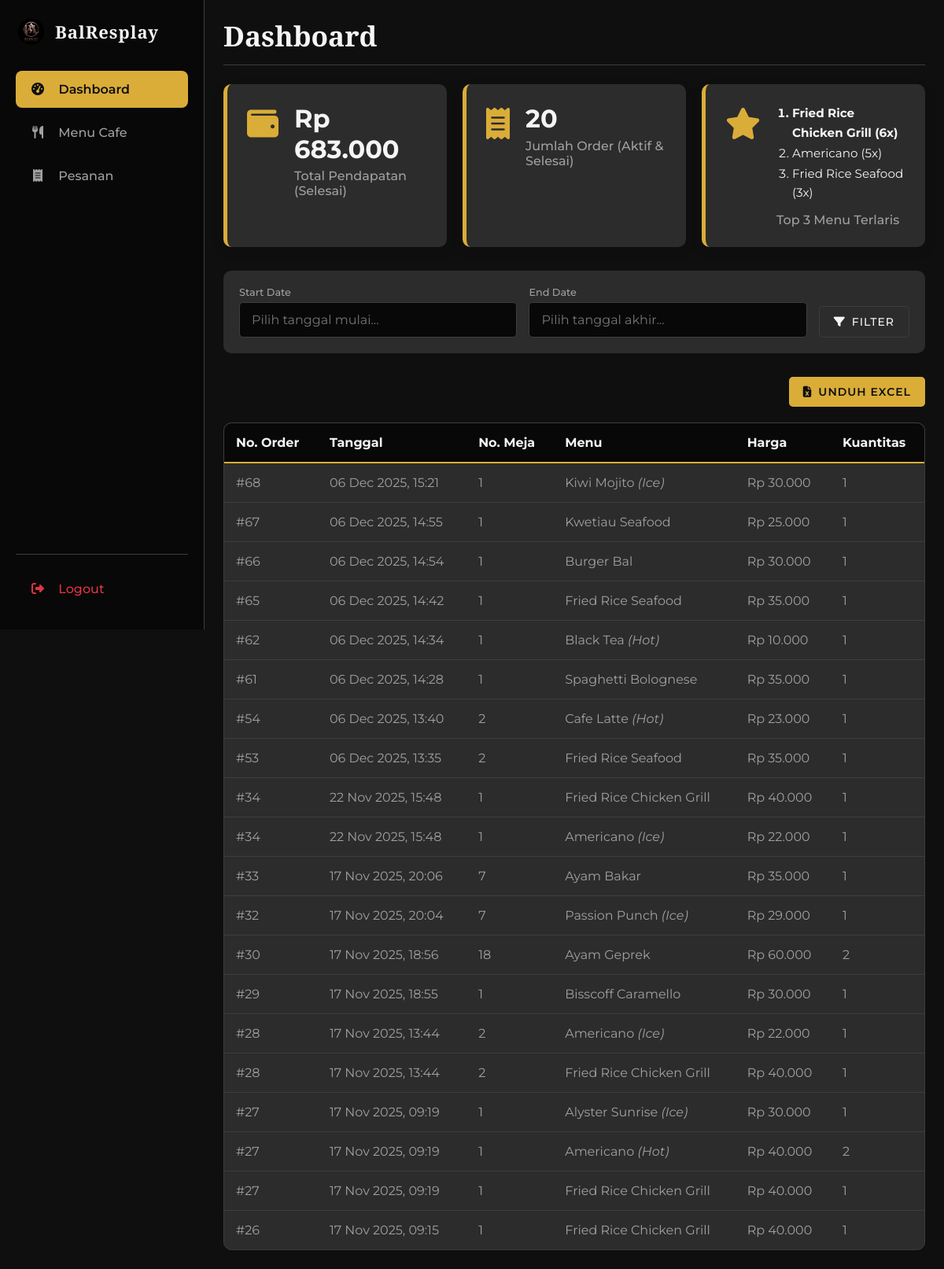
The app's page /admin_dashboard.php (signed in) with its own data.
### tables this page shows
CREATE TABLE `order_items` (
  `order_item_id` int NOT NULL AUTO_INCREMENT,
  `order_id` int NOT NULL,
  `variant_id` int NOT NULL,
  `quantity` int NOT NULL,
  `price_per_item` decimal(10,2) NOT NULL,
  PRIMARY KEY (`order_item_id`),
  KEY `order_id` (`order_id`),
  KEY `variant_id` (`variant_id`),
  CONSTRAINT `order_items_ibfk_1` FOREIGN KEY (`order_id`) REFERENCES `orders` (`order_id`) ON DELETE CASCADE,
  CONSTRAINT `order_items_ibfk_2` FOREIGN KEY (`variant_id`) REFERENCES `product_variants` (`variant_id`)
);

CREATE TABLE `orders` (
  `order_id` int NOT NULL AUTO_INCREMENT,
  `customer_id` varchar(64) NOT NULL,
  `table_number` int NOT NULL,
  `order_time` datetime NOT NULL DEFAULT CURRENT_TIMESTAMP,
  `status` enum('Menunggu Pembayaran','Kirim ke Dapur','Sedang Dimasak','Siap Diantar','Selesai','Dibatalkan') NOT NULL DEFAULT 'Menunggu Pembayaran',
  `payment_method` enum('Cash','QRIS') DEFAULT NULL,
  `total_price` decimal(10,2) NOT NULL,
  `notes` text,
  `confirmed_at` datetime DEFAULT NULL,
  `started_cooking_at` datetime DEFAULT NULL,
  `completed_at` datetime DEFAULT NULL,
  PRIMARY KEY (`order_id`),
  KEY `idx_orders_status` (`status`),
  KEY `idx_orders_table_number` (`table_number`),
  KEY `idx_orders_time` (`order_time`),
  KEY `idx_orders_customer_id` (`customer_id`)
);

CREATE TABLE `products` (
  `product_id` int NOT NULL AUTO_INCREMENT,
  `name` varchar(255) NOT NULL,
  `description` text,
  `category` varchar(50) NOT NULL,
  `image_url` varchar(255) DEFAULT NULL,
  `is_deleted` tinyint(1) NOT NULL DEFAULT '0',
  `created_at` datetime NOT NULL DEFAULT CURRENT_TIMESTAMP,
  `updated_at` datetime NOT NULL DEFAULT CURRENT_TIMESTAMP ON UPDATE CURRENT_TIMESTAMP,
  PRIMARY KEY (`product_id`),
  KEY `idx_products_category` (`category`)
);

CREATE TABLE `product_variants` (
  `variant_id` int NOT NULL AUTO_INCREMENT,
  `product_id` int NOT NULL,
  `variant_name` varchar(50) DEFAULT NULL,
  `price` decimal(10,2) NOT NULL,
  `is_available` tinyint(1) NOT NULL DEFAULT '1',
  `is_deleted` tinyint(1) NOT NULL DEFAULT '0',
  PRIMARY KEY (`variant_id`),
  KEY `product_id` (`product_id`),
  CONSTRAINT `product_variants_ibfk_1` FOREIGN KEY (`product_id`) REFERENCES `products` (`product_id`) ON DELETE CASCADE
);

### config/database.php (called while the page is built, shortened)
<?php
function getDashboardStats($db, $start_date = null, $end_date = null) {
    $stats = [
        'total_revenue' => 0,
        'total_orders' => 0
    ];
    $date_filter = "";
    $types = "";
    $sql_revenue = "SELECT SUM(total_price) as total_revenue FROM orders WHERE status = 'Selesai'" . $date_filter;
    $stmt_revenue = $db->prepare($sql_revenue);
    $stmt_revenue->execute();
    $result = $stmt_revenue->get_result();
    $row = $result->fetch_assoc();
    $stats['total_revenue'] = $row['total_revenue'] ?? 0;
    $sql_orders = "SELECT COUNT(order_id) as total_orders FROM orders WHERE status != 'Dibatalkan'" . $date_filter;
    $stmt_orders = $db->prepare($sql_orders);
    $stmt_orders->execute();
    $result = $stmt_orders->get_result();
    $row = $result->fetch_assoc();
    $stats['total_orders'] = $row['total_orders'] ?? 0;
    return $stats;
}
function getTopMenus($db, $start_date = null, $end_date = null) {
    $date_filter = "";
    $types = "";
    $params = [];
    if ($start_date && $end_date) {
        $date_filter = " JOIN orders o ON oi.order_id = o.order_id WHERE DATE(o.order_time) BETWEEN ? AND ?";
        $types = "ss";
        $params[] = $start_date;
        $params[] = $end_date;
    } elseif ($start_date) {
        $date_filter = " JOIN orders o ON oi.order_id = o.order_id WHERE DATE(o.order_time) >= ?";
        $types = "s";
        $params[] = $start_date;
    } elseif ($end_date) {
        $date_filter = " JOIN orders o ON oi.order_id = o.order_id WHERE DATE(o.order_time) <= ?";
        $types = "s";
        $params[] = $end_date;
    } else {
         $date_filter = "";
    }
    $sql = "
        SELECT p.name, SUM(oi.quantity) as total_sold
        FROM order_items oi
        JOIN product_variants pv ON oi.variant_id = pv.variant_id
        JOIN products p ON pv.product_id = p.product_id
        $date_filter
        GROUP BY p.product_id, p.name
        ORDER BY total_sold DESC
        LIMIT 3
    ";
    $stmt = $db->prepare($sql);
    $stmt->execute();
    $result = $stmt->get_result();
    return $result->fetch_all(MYSQLI_ASSOC);
}
function getDashboardOrderDetails($db, $start_date = null, $end_date = null) {
    $date_filter = "WHERE o.status = 'Selesai'";
    $types = "";
    $sql = "
        SELECT
            o.order_id,
            o.order_time,
            o.table_number,
            p.name as product_name,
            pv.variant_name,
            oi.quantity,
            (oi.price_per_item * oi.quantity) as sub_total
        FROM order_items oi
        JOIN orders o ON oi.order_id = o.order_id
        JOIN product_variants pv ON oi.variant_id = pv.variant_id
        JOIN products p ON pv.product_id = p.product_id
        $date_filter
        ORDER BY o.order_time DESC, o.order_id DESC
        LIMIT 100
    ";
    $stmt = $db->prepare($sql);
    $stmt->execute();
    $result = $stmt->get_result();
    return $result->fetch_all(MYSQLI_ASSOC);
}
?>

### admin_dashboard.php (the view, shortened to what this page needs)
<?php
require_once __DIR__ . '/config/database.php';
$start_date = $_GET['start_date'] ?? null;
$end_date = $_GET['end_date'] ?? null;
$stats = getDashboardStats($db, $start_date, $end_date);
$top_menus = getTopMenus($db, $start_date, $end_date);
$order_details = getDashboardOrderDetails($db, $start_date, $end_date);
?>
<!DOCTYPE html>
<html lang="id">
<head>
    <link rel="stylesheet" href="css/variable.css">
    <link rel="stylesheet" href="css/admin_menu.css">
    <link rel="stylesheet" href="css/admin_settings.css">
    <link rel="stylesheet" href="css/admin_dashboard.css">
    <link rel="stylesheet" href="https://cdn.jsdelivr.net/npm/litepicker/dist/css/litepicker.css"/>
    <link rel="stylesheet" href="https://cdnjs.cloudflare.com/ajax/libs/font-awesome/6.4.0/css/all.min.css">
</head>
<body>
    <div class="admin-layout">
        <aside class="sidebar" id="sidebar">
            <div class="sidebar-header">
                <a href="index.php" class="nav-logo">
                    <img src="images/logo_fix.png" alt="BalResplay Logo" class="logo-img">
                    <span class="logo-text">BalResplay</span>
                </a>
            </div>
            <nav class="nav-list">
                <?php
                $role = $_SESSION['role'];
                $currentPage = basename($_SERVER['PHP_SELF']);
                ?>
                <?php if ($role == 'Super Admin' || $role == 'Kasir'): ?>
                    <a href="admin_dashboard.php" class="<?php echo $currentPage == 'admin_dashboard.php' ? 'active' : ''; ?>">
                       <i class="fas fa-tachometer-alt"></i> Dashboard
                    </a>
                <?php endif; ?>
                <a href="admin_menu.php" class="<?php echo ($currentPage == 'admin_menu.php' || $currentPage == 'admin_form_menu.php') ? 'active' : ''; ?>">
                   <i class="fas fa-utensils"></i> Menu Cafe
                </a>
                <?php if ($role == 'Dapur'): ?>
                    <a href="kitchen_display.php" class="<?php echo $currentPage == 'kitchen_display.php' ? 'active' : ''; ?>">
                       <i class="fas fa-receipt"></i> Antrian Dapur
                    </a>
                <?php else: ?>
                    <a href="admin_orders.php" class="<?php echo $currentPage == 'admin_orders.php' ? 'active' : ''; ?>">
                       <i class="fas fa-receipt"></i> Pesanan
                    </a>
                <?php endif; ?>
            </nav>
            <div class="sidebar-footer">
                <a href="actions/handle_logout.php" class="logout-link">
                    <i class="fas fa-sign-out-alt"></i> Logout
                </a>
            </div>
        </aside>
        <main class="main-content">
            <header class="admin-header">
                <h1>Dashboard</h1>
            </header>
            <div class="stats-grid">
                <div class="stat-box">
                    <i class="fas fa-wallet stat-icon"></i>
                    <div class="stat-info">
                        <h3>Rp <?php echo number_format($stats['total_revenue'], 0, ',', '.'); ?></h3>
                        <p>Total Pendapatan (Selesai)</p>
                    </div>
                </div>
                <div class="stat-box">
                    <i class="fas fa-receipt stat-icon"></i>
                    <div class="stat-info">
                        <h3><?php echo $stats['total_orders']; ?></h3>
                        <p>Jumlah Order (Aktif & Selesai)</p>
                    </div>
                </div>
                <div class="stat-box top-menu">
                    <i class="fas fa-star stat-icon"></i>
                    <div class="stat-info">
                        <ol>
                            <?php if (empty($top_menus)): ?>
                                <li>Belum ada data</li>
                            <?php else: ?>
                                <?php foreach ($top_menus as $menu): ?>
                                    <li><?php echo htmlspecialchars($menu['name']); ?> (<?php echo $menu['total_sold']; ?>x)</li>
                                <?php endforeach; ?>
                            <?php endif; ?>
                        </ol>
                        <p>Top 3 Menu Terlaris</p>
                    </div>
                </div>
            </div>
            <form action="" method="GET" class="filter-toolbar">
                <div class="form-group">
                    <label for="start_date_picker">Start Date</label>
                    <input type="text" id="start_date_picker" name="start_date" class="form-control" readonly
                           style="cursor: pointer; background-color: var(--darker-bg);"
                           placeholder="Pilih tanggal mulai..."
                           value="<?php echo htmlspecialchars($start_date ?? ''); ?>">
                </div>
                <div class="form-group">
                    <label for="end_date_picker">End Date</label>
                    <input type="text" id="end_date_picker" name="end_date" class="form-control" readonly
                           style="cursor: pointer; background-color: var(--darker-bg);"
                           placeholder="Pilih tanggal akhir..."
                           value="<?php echo htmlspecialchars($end_date ?? ''); ?>">
                </div>
                <button type="submit" class="btn btn-secondary">
                    <i class="fas fa-filter"></i> Filter
                </button>
            </form>
            <div class="admin-toolbar">
                <button class="btn btn-primary" id="download-excel-btn">
                    <i class="fas fa-file-excel"></i> Unduh Excel
                </button>
            </div>
            <div class="table-container">
                <table>
                    <thead>
                        <tr>
                            <th>No. Order</th>
                            <th>Tanggal</th>
                            <th>No. Meja</th>
                            <th>Menu</th>
                            <th>Harga</th>
                            <th>Kuantitas</th>
                        </tr>
                    </thead>
                    <tbody id="order-data-list">
                        <?php if (empty($order_details)): ?>
                            <tr>
                                <td colspan="6" style="text-align: center; color: var(--text-muted);">Tidak ada data pesanan untuk ditampilkan.</td>
                            </tr>
                        <?php else: ?>
                            <?php foreach ($order_details as $detail): ?>
                                <tr>
                                    <td data-label="No. Order">#<?php echo $detail['order_id']; ?></td>
                                    <td data-label="Tanggal"><?php echo date('d M Y, H:i', strtotime($detail['order_time'])); ?></td>
                                    <td data-label="No. Meja"><?php echo $detail['table_number']; ?></td>
                                    <td data-label="Menu">
                                        <?php echo htmlspecialchars($detail['product_name']); ?>
                                        <?php if ($detail['variant_name']): ?>
                                            <span style="color: var(--text-muted); font-style: italic;">(<?php echo htmlspecialchars($detail['variant_name']); ?>)</span>
                                        <?php endif; ?>
                                    </td>
                                    <td data-label="Harga">Rp <?php echo number_format($detail['sub_total'], 0, ',', '.'); ?></td>
                                    <td data-label="Kuantitas"><?php echo $detail['quantity']; ?></td>
                                </tr>
                            <?php endforeach; ?>
                        <?php endif; ?>
                    </tbody>
                </table>
            </div>
        </main>
    </div>
</body>
</html>

### records on screen
order_items: order.order_id "68", order.order_time "06 Dec 2025, 15:21", order.table_number "1", products.name "Kiwi Mojito", variant.variant_name "Ice", sub_total "30.000", quantity "1"
order_items: order.order_id "67", order.order_time "06 Dec 2025, 14:55", order.table_number "1", products.name "Kwetiau Seafood", sub_total "25.000", quantity "1"
order_items: order.order_id "66", order.order_time "06 Dec 2025, 14:54", order.table_number "1", products.name "Burger Bal", sub_total "30.000", quantity "1"
order_items: order.order_id "65", order.order_time "06 Dec 2025, 14:42", order.table_number "1", products.name "Fried Rice Seafood", sub_total "35.000", quantity "1"
order_items: order.order_id "62", order.order_time "06 Dec 2025, 14:34", order.table_number "1", products.name "Black Tea", variant.variant_name "Hot", sub_total "10.000", quantity "1"
order_items: order.order_id "61", order.order_time "06 Dec 2025, 14:28", order.table_number "1", products.name "Spaghetti Bolognese", sub_total "35.000", quantity "1"
order_items: order.order_id "54", order.order_time "06 Dec 2025, 13:40", order.table_number "2", products.name "Cafe Latte", variant.variant_name "Hot", sub_total "23.000", quantity "1"
order_items: order.order_id "53", order.order_time "06 Dec 2025, 13:35", order.table_number "2", products.name "Fried Rice Seafood", sub_total "35.000", quantity "1"
order_items: order.order_id "34", order.order_time "22 Nov 2025, 15:48", order.table_number "1", products.name "Fried Rice Chicken Grill", sub_total "40.000", quantity "1"
order_items: order.order_id "34", order.order_time "22 Nov 2025, 15:48", order.table_number "1", products.name "Americano", variant.variant_name "Ice", sub_total "22.000", quantity "1"
order_items: order.order_id "33", order.order_time "17 Nov 2025, 20:06", order.table_number "7", products.name "Ayam Bakar", sub_total "35.000", quantity "1"
order_items: order.order_id "32", order.order_time "17 Nov 2025, 20:04", order.table_number "7", products.name "Passion Punch", variant.variant_name "Ice", sub_total "29.000", quantity "1"
order_items: order.order_id "30", order.order_time "17 Nov 2025, 18:56", order.table_number "18", products.name "Ayam Geprek", sub_total "60.000", quantity "2"
order_items: order.order_id "29", order.order_time "17 Nov 2025, 18:55", order.table_number "1", products.name "Bisscoff Caramello", sub_total "30.000", quantity "1"
order_items: order.order_id "28", order.order_time "17 Nov 2025, 13:44", order.table_number "2", products.name "Americano", variant.variant_name "Ice", sub_total "22.000", quantity "1"
order_items: order.order_id "28", order.order_time "17 Nov 2025, 13:44", order.table_number "2", products.name "Fried Rice Chicken Grill", sub_total "40.000", quantity "1"
order_items: order.order_id "27", order.order_time "17 Nov 2025, 09:19", order.table_number "1", products.name "Alyster Sunrise", variant.variant_name "Ice", sub_total "30.000", quantity "1"
order_items: order.order_id "27", order.order_time "17 Nov 2025, 09:19", order.table_number "1", products.name "Americano", variant.variant_name "Hot", sub_total "40.000", quantity "2"
order_items: order.order_id "27", order.order_time "17 Nov 2025, 09:19", order.table_number "1", products.name "Fried Rice Chicken Grill", sub_total "40.000", quantity "1"
order_items: order.order_id "26", order.order_time "17 Nov 2025, 09:15", order.table_number "1", products.name "Fried Rice Chicken Grill", sub_total "40.000", quantity "1"

### other values on screen
$stats['total_revenue'] "683.000"
$stats['total_orders'] "20"
$menu['name'] "Fried Rice Chicken Grill"
$menu['total_sold'] "6"
$menu['name'] "Americano"
$menu['total_sold'] "5"
$menu['name'] "Fried Rice Seafood"
$menu['total_sold'] "3"
